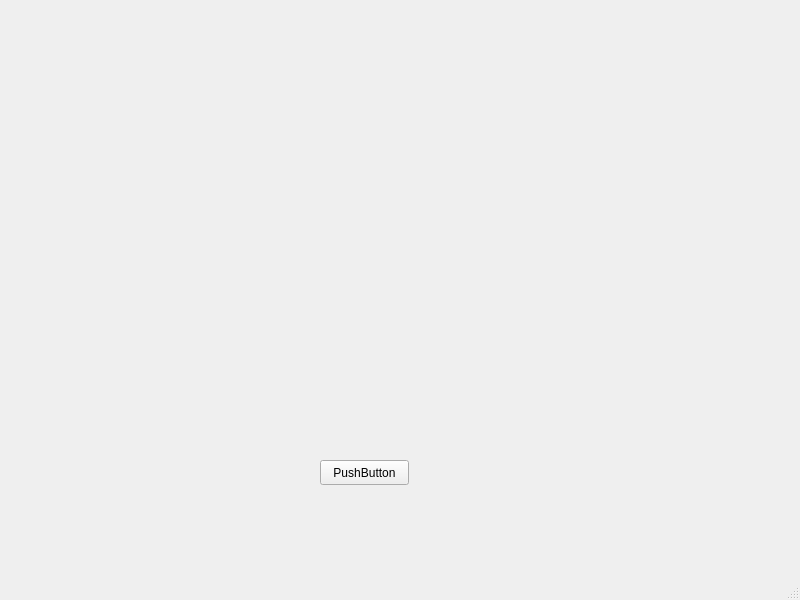
<?xml version="1.0" encoding="UTF-8"?>
<ui version="4.0">
 <class>MainWindow</class>
 <widget class="QMainWindow" name="MainWindow">
  <property name="geometry">
   <rect>
    <x>0</x>
    <y>0</y>
    <width>800</width>
    <height>600</height>
   </rect>
  </property>
  <property name="windowTitle">
   <string>MainWindow</string>
  </property>
  <widget class="QWidget" name="centralwidget">
   <widget class="QPushButton" name="pushButton">
    <property name="geometry">
     <rect>
      <x>320</x>
      <y>460</y>
      <width>89</width>
      <height>25</height>
     </rect>
    </property>
    <property name="text">
     <string>PushButton</string>
    </property>
   </widget>
  </widget>
  <widget class="QMenuBar" name="menubar">
   <property name="geometry">
    <rect>
     <x>0</x>
     <y>0</y>
     <width>800</width>
     <height>22</height>
    </rect>
   </property>
  </widget>
  <widget class="QStatusBar" name="statusbar"/>
 </widget>
 <resources/>
 <connections/>
</ui>
